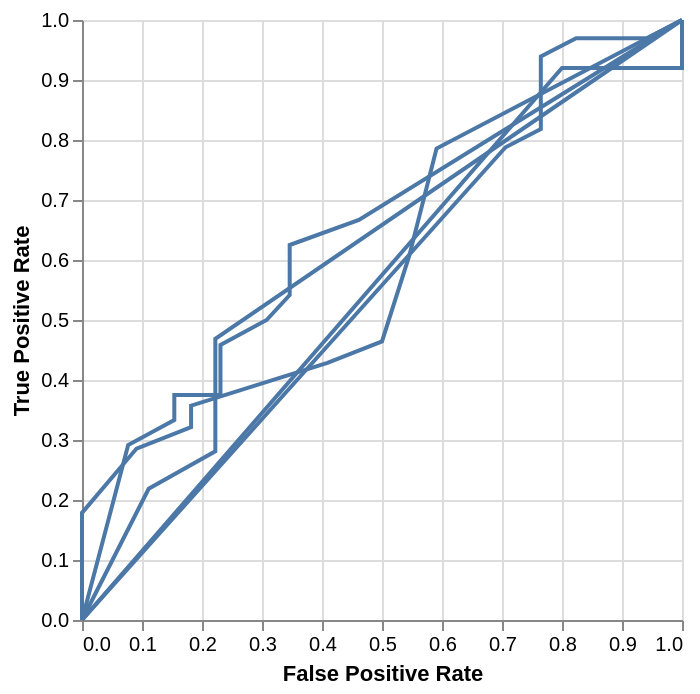

Here is the notebook cell this chart was saved with:
### Code cell
from pathlib import Path
from functools import reduce

filepaths = [
    Path("../data/responses.json"),
    Path("../data/responses_w_temp.json"),
    Path("../data/responses_w_temp_2.json"),
    Path("../data/responses_w_temp_2_no_reasoning.json"),
    Path("../data/responses_w_prompts.json"),
]

multi_responses = {}

for filepath in filepaths:
    system_responses = []
    with filepath.open('r') as f:
        for line in f:
            system_responses.append(Response.model_validate_json(line))
    
    multi_responses[filepath.name] = system_responses

reduce(lambda x, y: x + y, [roc(responses, data.systems["20250203_openhands_4x_scaled"]) for responses in multi_responses.values()])

### Figure 1 — Vega-Lite specification as saved in the notebook (floating-point values rounded to 4 significant figures)
{"config": {"view": {"continuousWidth": 300, "continuousHeight": 300}}, "layer": [{"data": {"name": "data-0f7805b1e3b937b00edbf973a669a9a7"}, "mark": {"type": "line"}, "encoding": {"tooltip": [{"field": "fpr", "type": "quantitative"}, {"field": "tpr", "type": "quantitative"}, {"field": "threshold", "type": "quantitative"}, {"field": "accuracy", "type": "quantitative"}], "x": {"field": "fpr", "title": "False Positive Rate", "type": "quantitative"}, "y": {"field": "tpr", "title": "True Positive Rate", "type": "quantitative"}}}, {"data": {"name": "data-d5560e1d193dbbc2a5dc9c38eec5ddc4"}, "mark": {"type": "line"}, "encoding": {"tooltip": [{"field": "fpr", "type": "quantitative"}, {"field": "tpr", "type": "quantitative"}, {"field": "threshold", "type": "quantitative"}, {"field": "accuracy", "type": "quantitative"}], "x": {"field": "fpr", "title": "False Positive Rate", "type": "quantitative"}, "y": {"field": "tpr", "title": "True Positive Rate", "type": "quantitative"}}}, {"data": {"name": "data-b2fde9725aad040d70bd15645c305f2b"}, "mark": {"type": "line"}, "encoding": {"tooltip": [{"field": "fpr", "type": "quantitative"}, {"field": "tpr", "type": "quantitative"}, {"field": "threshold", "type": "quantitative"}, {"field": "accuracy", "type": "quantitative"}], "x": {"field": "fpr", "title": "False Positive Rate", "type": "quantitative"}, "y": {"field": "tpr", "title": "True Positive Rate", "type": "quantitative"}}}, {"data": {"name": "data-4ed2bcb75d6d261fb5fa96c23ed4412f"}, "mark": {"type": "line"}, "encoding": {"tooltip": [{"field": "fpr", "type": "quantitative"}, {"field": "tpr", "type": "quantitative"}, {"field": "threshold", "type": "quantitative"}, {"field": "accuracy", "type": "quantitative"}], "x": {"field": "fpr", "title": "False Positive Rate", "type": "quantitative"}, "y": {"field": "tpr", "title": "True Positive Rate", "type": "quantitative"}}}, {"data": {"name": "data-8c9a57d62360d0f6ebc49211f0c07382"}, "mark": {"type": "line"}, "encoding": {"tooltip": [{"field": "fpr", "type": "quantitative"}, {"field": "tpr", "type": "quantitative"}, {"field": "threshold", "type": "quantitative"}, {"field": "accuracy", "type": "quantitative"}], "x": {"field": "fpr", "title": "False Positive Rate", "type": "quantitative"}, "y": {"field": "tpr", "title": "True Positive Rate", "type": "quantitative"}}}], "$schema": "https://vega.github.io/schema/vega-lite/v5.20.1.json", "datasets": {"data-0f7805b1e3b937b00edbf973a669a9a7": [{"fpr": 0.0, "tpr": 0.0, "threshold": null, "accuracy": 0.5}, {"fpr": 0.8, "tpr": 0.92, "threshold": 1.0, "accuracy": 0.56}, {"fpr": 1.0, "tpr": 0.92, "threshold": 0.1, "accuracy": 0.46}, {"fpr": 1.0, "tpr": 1.0, "threshold": 0.0, "accuracy": 0.5}], "data-d5560e1d193dbbc2a5dc9c38eec5ddc4": [{"fpr": 0.0, "tpr": 0.0, "threshold": null, "accuracy": 0.34}, {"fpr": 0.7059, "tpr": 0.7879, "threshold": 1.0, "accuracy": 0.62}, {"fpr": 0.7647, "tpr": 0.8182, "threshold": 0.9, "accuracy": 0.62}, {"fpr": 0.7647, "tpr": 0.9091, "threshold": 0.8, "accuracy": 0.68}, {"fpr": 0.7647, "tpr": 0.9394, "threshold": 0.7, "accuracy": 0.7}, {"fpr": 0.8235, "tpr": 0.9697, "threshold": 0.6, "accuracy": 0.7}, {"fpr": 0.9412, "tpr": 0.9697, "threshold": 0.4, "accuracy": 0.66}, {"fpr": 1.0, "tpr": 1.0, "threshold": 0.0, "accuracy": 0.66}], "data-b2fde9725aad040d70bd15645c305f2b": [{"fpr": 0.0, "tpr": 0.0, "threshold": null, "accuracy": 0.52}, {"fpr": 0.07692, "tpr": 0.2917, "threshold": 1.0, "accuracy": 0.62}, {"fpr": 0.1538, "tpr": 0.3333, "threshold": 0.9, "accuracy": 0.6}, {"fpr": 0.1538, "tpr": 0.375, "threshold": 0.8, "accuracy": 0.62}, {"fpr": 0.2308, "tpr": 0.375, "threshold": 0.7, "accuracy": 0.58}, {"fpr": 0.2308, "tpr": 0.4583, "threshold": 0.5, "accuracy": 0.62}, {"fpr": 0.3077, "tpr": 0.5, "threshold": 0.4, "accuracy": 0.6}, {"fpr": 0.3462, "tpr": 0.5417, "threshold": 0.3, "accuracy": 0.6}, {"fpr": 0.3462, "tpr": 0.625, "threshold": 0.2, "accuracy": 0.64}, {"fpr": 0.4615, "tpr": 0.6667, "threshold": 0.1, "accuracy": 0.6}, {"fpr": 1.0, "tpr": 1.0, "threshold": 0.0, "accuracy": 0.48}], "data-4ed2bcb75d6d261fb5fa96c23ed4412f": [{"fpr": 0.0, "tpr": 0.0, "threshold": null, "accuracy": 0.36}, {"fpr": 0.1111, "tpr": 0.2188, "threshold": 1.0, "accuracy": 0.46}, {"fpr": 0.2222, "tpr": 0.2812, "threshold": 0.3, "accuracy": 0.46}, {"fpr": 0.2222, "tpr": 0.4688, "threshold": 0.1, "accuracy": 0.58}, {"fpr": 1.0, "tpr": 1.0, "threshold": 0.0, "accuracy": 0.64}], "data-8c9a57d62360d0f6ebc49211f0c07382": [{"fpr": 0.0, "tpr": 0.0, "threshold": null, "accuracy": 0.44}, {"fpr": 0.0, "tpr": 0.1071, "threshold": 1.0, "accuracy": 0.5}, {"fpr": 0.0, "tpr": 0.1786, "threshold": 0.9, "accuracy": 0.54}, {"fpr": 0.09091, "tpr": 0.2857, "threshold": 0.8, "accuracy": 0.56}, {"fpr": 0.1818, "tpr": 0.3214, "threshold": 0.6, "accuracy": 0.54}, {"fpr": 0.1818, "tpr": 0.3571, "threshold": 0.5, "accuracy": 0.56}, {"fpr": 0.4091, "tpr": 0.4286, "threshold": 0.4, "accuracy": 0.5}, {"fpr": 0.5, "tpr": 0.4643, "threshold": 0.3, "accuracy": 0.48}, {"fpr": 0.5455, "tpr": 0.6071, "threshold": 0.2, "accuracy": 0.54}, {"fpr": 0.5909, "tpr": 0.7857, "threshold": 0.1, "accuracy": 0.62}, {"fpr": 1.0, "tpr": 1.0, "threshold": 0.0, "accuracy": 0.56}]}}
